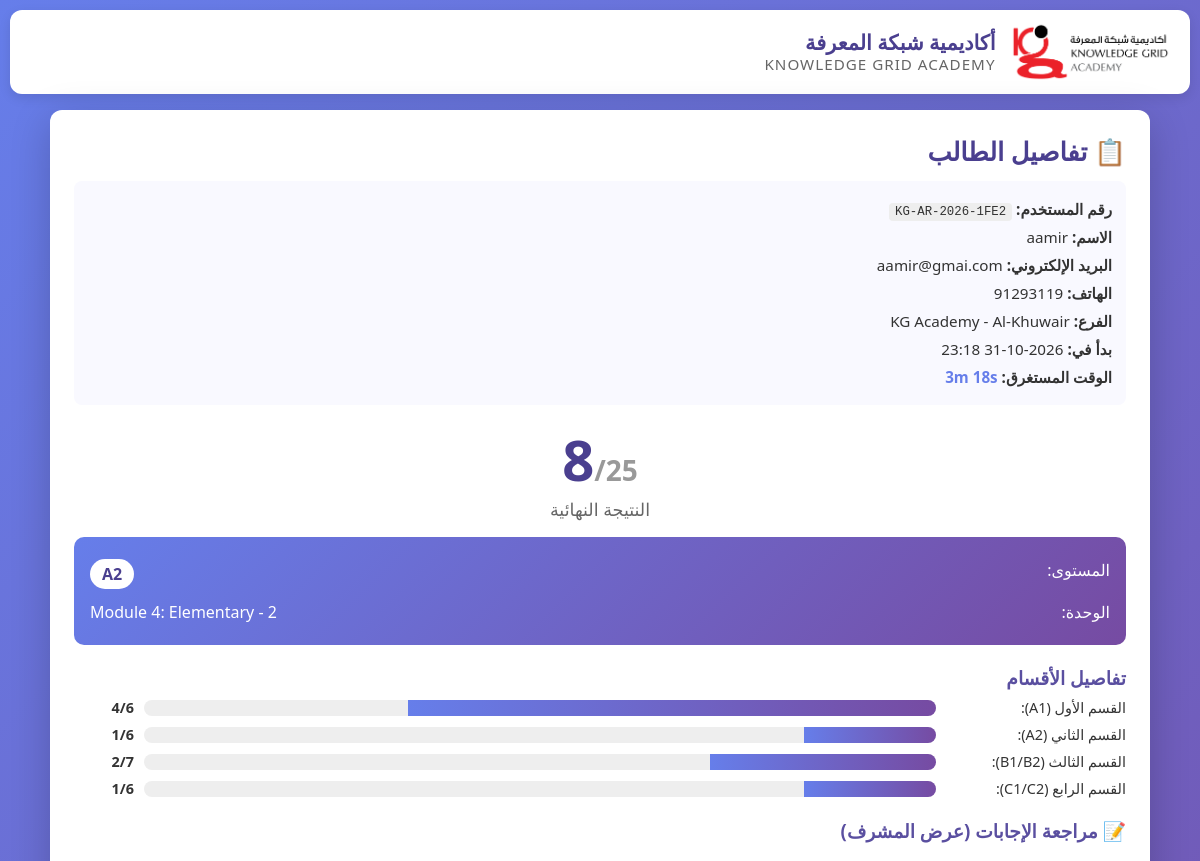
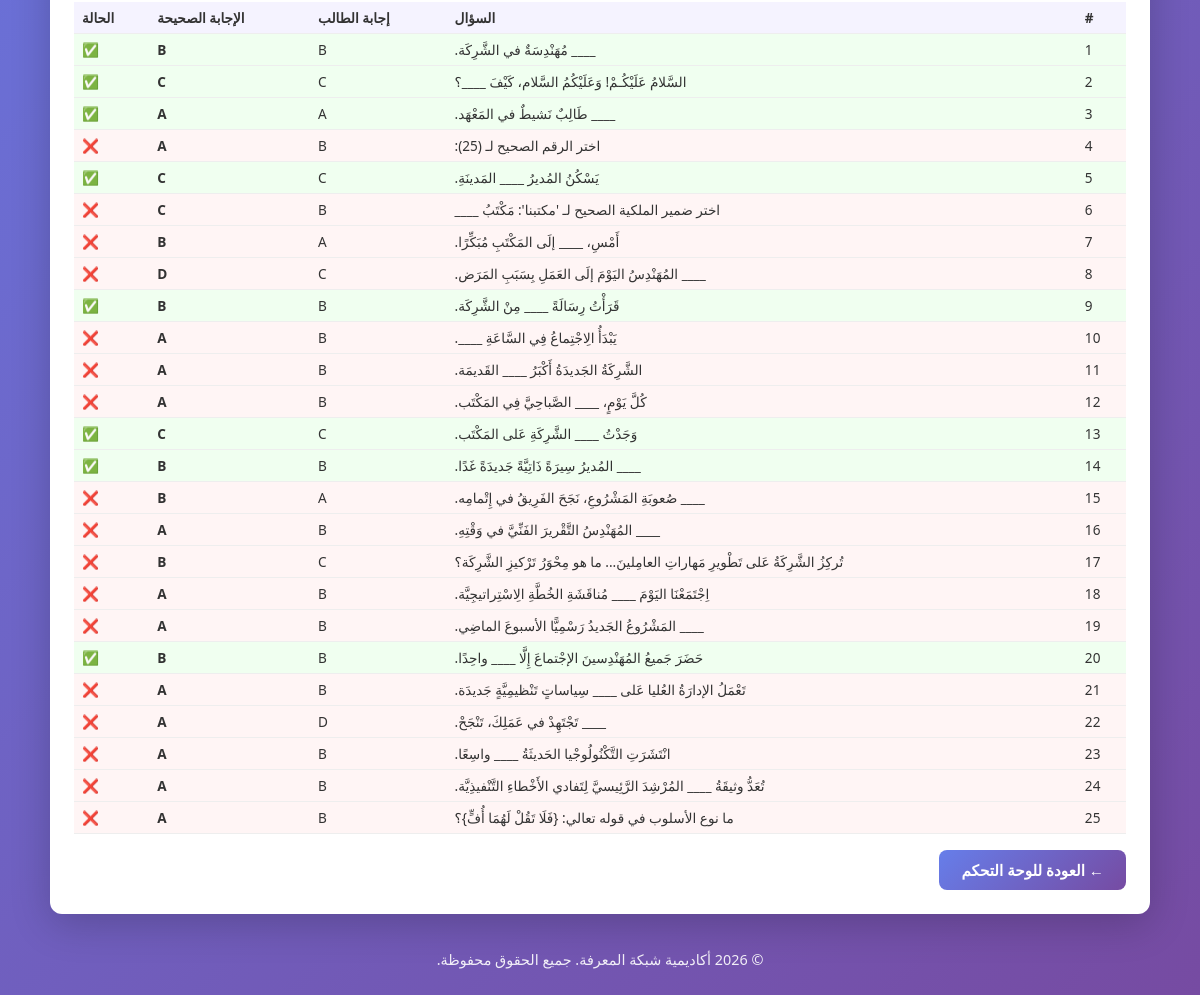
Screenshot of /admin/view/1 (signed in) with the database file from the repository (2 pictures, top to bottom).
### tables this page shows
CREATE TABLE attempts (
        id INTEGER PRIMARY KEY AUTOINCREMENT, user_id TEXT NOT NULL, user_name TEXT NOT NULL,
        user_email TEXT NOT NULL, user_phone TEXT NOT NULL, center TEXT NOT NULL,
        total_score INTEGER NOT NULL, cefr_level TEXT NOT NULL, module_assigned TEXT NOT NULL,
        section1_score INTEGER, section2_score INTEGER, section3_score INTEGER, section4_score INTEGER,
        answers TEXT, enrolled INTEGER DEFAULT 0, started_at TIMESTAMP, time_taken_seconds INTEGER,
        completed_at TIMESTAMP DEFAULT CURRENT_TIMESTAMP);

CREATE TABLE questions (
        id INTEGER PRIMARY KEY, section INTEGER NOT NULL, question_number INTEGER NOT NULL,
        question_text TEXT NOT NULL, option_a TEXT NOT NULL, option_b TEXT NOT NULL,
        option_c TEXT NOT NULL, option_d TEXT NOT NULL, correct_answer TEXT NOT NULL, cefr_level TEXT NOT NULL);

### app.py (the view)
@app.route("/admin/view/<int:attempt_id>")
@admin_required
def view_attempt(attempt_id):
    conn = get_db()
    attempt = conn.execute("SELECT * FROM attempts WHERE id=?", (attempt_id,)).fetchone()
    conn.close()
    if not attempt: return redirect(url_for("admin"))
    answers = json.loads(attempt["answers"]) if attempt["answers"] else {}
    review = []
    for q in get_questions():
        qid = str(q["question_number"])
        user_ans = answers.get(qid, "-")
        review.append({"number": q["question_number"], "text": q["question_text"], "user_answer": user_ans, "correct_answer": q["correct_answer"], "is_correct": user_ans == q["correct_answer"]})
    return render_template("admin_view.html", attempt=dict(attempt), review=review)

### app.py (called while the page is built)
def get_db():
    conn = sqlite3.connect(DB_PATH)
    conn.row_factory = sqlite3.Row
    return conn

def get_questions():
    conn = get_db()
    rows = conn.execute("SELECT * FROM questions ORDER BY question_number").fetchall()
    conn.close()
    return [dict(r) for r in rows]

@app.template_filter('format_time')
def format_time_filter(seconds):
    if not seconds: return "-"
    m, s = divmod(int(seconds), 60)
    h, m = divmod(m, 60)
    return f"{h}h {m}m" if h > 0 else f"{m}m {s}s"

def admin_required(f):
    from functools import wraps
    @wraps(f)
    def decorated(*args, **kwargs):
        if "admin_email" not in session: return redirect(url_for("admin_login"))
        return f(*args, **kwargs)
    return decorated

### templates/admin_view.html (shortened to what this page needs)
{% extends "base.html" %}
{% block content %}
<div class="card rtl">
    <h1>📋 تفاصيل الطالب</h1>
    <div class="student-info">
        <div class="info-row"><strong>رقم المستخدم:</strong> <code>{{ attempt.user_id }}</code></div>
        <div class="info-row"><strong>الاسم:</strong> {{ attempt.user_name }}</div>
        <div class="info-row"><strong>البريد الإلكتروني:</strong> {{ attempt.user_email }}</div>
        <div class="info-row"><strong>الهاتف:</strong> {{ attempt.user_phone }}</div>
        <div class="info-row"><strong>الفرع:</strong> {{ attempt.center }}</div>
        <div class="info-row"><strong>بدأ في:</strong> {{ attempt.started_at[:16].replace('T', ' ') }}</div>
        <div class="info-row"><strong>الوقت المستغرق:</strong> <span style="color:#667eea; font-weight:bold;">{{ attempt.time_taken_seconds | format_time }}</span></div>
    </div>
    <div class="score-display">
        <div class="big-score">{{ attempt.total_score }}<span>/25</span></div>
        <div class="score-label">النتيجة النهائية</div>
    </div>
    <div class="level-box">
        <div class="level-row"><span class="label">المستوى:</span><span class="value level-badge">{{ attempt.cefr_level }}</span></div>
        <div class="level-row"><span class="label">الوحدة:</span><span class="value">{{ attempt.module_assigned }}</span></div>
    </div>
    <div class="section-scores">
        <h3>تفاصيل الأقسام</h3>
        <div class="bar-group"><span>القسم الأول (A1):</span><div class="bar"><div class="fill" style="width: {{ (attempt.section1_score/6)*100 }}%"></div></div><span class="num">{{ attempt.section1_score }}/6</span></div>
        <div class="bar-group"><span>القسم الثاني (A2):</span><div class="bar"><div class="fill" style="width: {{ (attempt.section2_score/6)*100 }}%"></div></div><span class="num">{{ attempt.section2_score }}/6</span></div>
        <div class="bar-group"><span>القسم الثالث (B1/B2):</span><div class="bar"><div class="fill" style="width: {{ (attempt.section3_score/7)*100 }}%"></div></div><span class="num">{{ attempt.section3_score }}/7</span></div>
        <div class="bar-group"><span>القسم الرابع (C1/C2):</span><div class="bar"><div class="fill" style="width: {{ (attempt.section4_score/6)*100 }}%"></div></div><span class="num">{{ attempt.section4_score }}/6</span></div>
    </div>
    <h3>📝 مراجعة الإجابات (عرض المشرف)</h3>
    <div class="table-scroll">
        <table class="review-table">
            <thead><tr><th>#</th><th>السؤال</th><th>إجابة الطالب</th><th>الإجابة الصحيحة</th><th>الحالة</th></tr></thead>
            <tbody>
                {% for r in review %}
                <tr class="{{ 'correct' if r.is_correct else 'wrong' }}">
                    <td>{{ r.number }}</td>
                    <td>{{ r.text }}</td>
                    <td>{{ r.user_answer if r.user_answer != '-' else '—' }}</td>
                    <td><strong>{{ r.correct_answer }}</strong></td>
                    <td>{{ '✅' if r.is_correct else '❌' }}</td>
                </tr>
                {% endfor %}
            </tbody>
        </table>
    </div>
    <a href="{{ url_for('admin') }}" class="btn-primary">← العودة للوحة التحكم</a>
</div>
{% endblock %}

### static/style.css (style rules this page uses)
* { box-sizing: border-box; margin: 0; padding: 0; }
body { font-family: -apple-system, BlinkMacSystemFont, "Segoe UI", Roboto, sans-serif; background: linear-gradient(135deg, #667eea 0%, #764ba2 100%); min-height: 100vh; padding: 10px; color: #333; }
.card { background: #fff; border-radius: 12px; padding: 24px; box-shadow: 0 10px 40px rgba(0,0,0,0.2); margin-bottom: 20px; }
h1 { color: #4a3f8f; margin-bottom: 12px; font-size: 1.6em; }
h3 { color: #5a4fa0; margin: 8px 0; }
.btn-primary { display: inline-block; background: linear-gradient(135deg, #667eea, #764ba2); color: #fff; border: none; padding: 10px 22px; font-size: 0.95em; font-weight: 600; border-radius: 8px; cursor: pointer; margin-top: 16px; text-decoration: none; transition: transform 0.2s; }
.score-display { text-align: center; margin: 16px 0; }
.big-score { font-size: 3.5em; font-weight: 700; color: #4a3f8f; }
.big-score span { font-size: 0.5em; color: #999; }
.score-label { font-size: 1.1em; color: #666; }
.level-box { background: linear-gradient(135deg, #667eea, #764ba2); color: #fff; padding: 16px; border-radius: 10px; margin: 16px 0; }
.level-row { display: flex; justify-content: space-between; padding: 6px 0; font-size: 1em; flex-wrap: wrap; }
.level-badge { background: #fff; color: #4a3f8f; padding: 4px 12px; border-radius: 20px; font-weight: 700; }
.section-scores { margin: 20px 0; }
.bar-group { display: flex; align-items: center; gap: 10px; margin: 8px 0; flex-wrap: wrap; }
.bar-group > span:first-child { flex: 0 0 180px; font-size: 0.9em; }
.bar { flex: 1; background: #eee; height: 16px; border-radius: 8px; overflow: hidden; min-width: 100px; }
.fill { height: 100%; background: linear-gradient(90deg, #667eea, #764ba2); }
.num { flex: 0 0 60px; text-align: right; font-weight: 600; font-size: 0.9em; }
.table-scroll { overflow-x: auto; -webkit-overflow-scrolling: touch; }
.review-table { width: 100%; border-collapse: collapse; font-size: 0.85em; margin-top: 12px; }
.review-table th, .review-table td { padding: 6px 8px; text-align: left; border-bottom: 1px solid #eee; }
.review-table th { background: #f5f3ff; }
.review-table tr.correct td { background: #f0fff0; }
.review-table tr.wrong td { background: #fff5f5; }
.student-info { background: #f9f9ff; padding: 14px; border-radius: 8px; margin: 12px 0; }
.info-row { padding: 4px 0; font-size: 0.95em; }
.info-row code { background: #eee; padding: 2px 6px; border-radius: 4px; }

### templates/base.html (style rules this page uses)
body { font-family: 'Segoe UI', Tahoma, Geneva, Verdana, sans-serif; }
.bar-group > span:first-child { text-align: right; }

### rows the page displays
attempts: user_id "KG-AR-2026-1FE2", user_name "aamir", user_email "aamir@gmai.com", user_phone "91293119", center "KG Academy - Al-Khuwair", started_at "2026-10-31 23:18", time_taken_seconds "3m 18s", total_score "8", cefr_level "A2", module_assigned "Module 4: Elementary - 2", section1_score "4", section2_score "1", section3_score "2", section4_score "1"
questions: number "1", text "____ مُهَنْدِسَةٌ في الشَّرِكَة.", correct_answer "B", is_correct "✅"
questions: number "2", text "السَّلامُ عَلَيْكُـمْ! وَعَلَيْكُمُ السَّلام، كَيْفَ ____؟", correct_answer "C", is_correct "✅"
questions: number "3", text "____ طَالِبٌ نَشيطٌ في المَعْهَد.", correct_answer "A", is_correct "✅"
questions: number "4", text "اختر الرقم الصحيح لـ (25):", user_answer "B", correct_answer "A", is_correct "❌"
questions: number "5", text "يَسْكُنُ المُديرُ ____ المَدينَةِ.", correct_answer "C", is_correct "✅"
questions: number "6", text "اختر ضمير الملكية الصحيح لـ 'مكتبنا': مَكْتَبُ ____", user_answer "B", correct_answer "C", is_correct "❌"
questions: number "7", text "أَمْسِ، ____ إلَى المَكْتَبِ مُبَكِّرًا.", user_answer "A", correct_answer "B", is_correct "❌"
questions: number "8", text "____ المُهَنْدِسُ اليَوْمَ إلَى العَمَلِ بِسَبَبِ المَرَض.", user_answer "C", correct_answer "D", is_correct "❌"
questions: number "9", text "قَرَأْتُ رِسَالَةً ____ مِنْ الشَّرِكَة.", correct_answer "B", is_correct "✅"
questions: number "10", text "يَبْدَأُ الِاجْتِماعُ فِي السَّاعَةِ ____.", user_answer "B", correct_answer "A", is_correct "❌"
questions: number "11", text "الشَّرِكَةُ الجَديدَةُ أَكْبَرُ ____ القَديمَة.", user_answer "B", correct_answer "A", is_correct "❌"
questions: number "12", text "كُلَّ يَوْمٍ، ____ الصَّباحِيَّ فِي المَكْتَب.", user_answer "B", correct_answer "A", is_correct "❌"
questions: number "13", text "وَجَدْتُ ____ الشَّرِكَةِ عَلى المَكْتَب.", correct_answer "C", is_correct "✅"
questions: number "14", text "____ المُديرُ سِيرَةً ذَاتِيَّةً جَديدَةً غَدًا.", correct_answer "B", is_correct "✅"
questions: number "15", text "____ صُعوبَةِ المَشْرُوعِ، نَجَحَ الفَرِيقُ في إِتْمامِه.", user_answer "A", correct_answer "B", is_correct "❌"
questions: number "16", text "____ المُهَنْدِسُ التَّقْريرَ الفَنِّيَّ في وَقْتِهِ.", user_answer "B", correct_answer "A", is_correct "❌"
questions: number "17", text "تُركِزُ الشَّرِكَةُ عَلى تَطْويرِ مَهاراتِ العامِلينَ... ما هو مِحْوَرُ تَرْكيزِ الشَّرِكَة؟", user_answer "C", correct_answer "B", is_correct "❌"
questions: number "18", text "اِجْتَمَعْنَا اليَوْمَ ____ مُناقَشَةِ الخُطَّةِ الِاسْتِراتيجِيَّة.", user_answer "B", correct_answer "A", is_correct "❌"
questions: number "19", text "____ المَشْرُوعُ الجَديدُ رَسْمِيًّا الأسبوعَ الماضِي.", user_answer "B", correct_answer "A", is_correct "❌"
questions: number "20", text "حَضَرَ جَميعُ المُهَنْدِسينَ الإجْتماعَ إِلَّا ____ واحِدًا.", correct_answer "B", is_correct "✅"
questions: number "21", text "تَعْمَلُ الإدارَةُ العُليا عَلى ____ سِياساتٍ تَنْظيمِيَّةٍ جَديدَة.", user_answer "B", correct_answer "A", is_correct "❌"
questions: number "22", text "____ تَجْتَهِدْ في عَمَلِكَ، تَنْجَحْ.", user_answer "D", correct_answer "A", is_correct "❌"
questions: number "23", text "انْتَشَرَتِ التَّكْنُولُوجْيا الحَديثَةُ ____ واسِعًا.", user_answer "B", correct_answer "A", is_correct "❌"
questions: number "24", text "تُعَدُّ وثيقَةُ ____ المُرْشِدَ الرَّئِيسيَّ لِتَفادي الأَخْطاءِ التَّنْفيذِيَّة.", user_answer "B", correct_answer "A", is_correct "❌"
questions: number "25", text "ما نوع الأسلوب في قوله تعالي: {فَلَا تَقُلْ لَهُمَا أُفٍّ}؟", user_answer "B", correct_answer "A", is_correct "❌"
